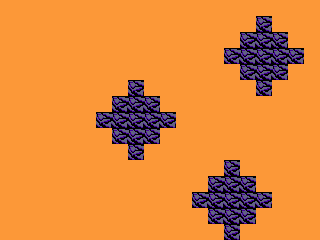

Tiled map render using the project's own tile images. Description and the map definition, with tile-layer contents summarised, below:
An orthogonal 20x15 tile map with 16x16 px tiles, 1 tile layer (Tile Layer 1) and 3 objects.

<map version="1.0" orientation="orthogonal" renderorder="right-down" width="20" height="15" tilewidth="16" tileheight="16" nextobjectid="5">
 <tileset firstgid="1" name="tiles" tilewidth="16" tileheight="16" tilecount="32">
  <image source="tiles.png" width="128" height="64" />
  <tile id="0">
   <properties>
    <property name="col" value="0" />
   </properties>
  </tile>
  <tile id="1">
   <properties>
    <property name="col" value="0" />
   </properties>
  </tile>
  <tile id="2">
   <properties>
    <property name="col" value="0" />
   </properties>
  </tile>
  <tile id="3">
   <properties>
    <property name="col" value="0" />
   </properties>
  </tile>
  <tile id="4">
   <properties>
    <property name="col" value="0" />
   </properties>
  </tile>
  <tile id="5">
   <properties>
    <property name="col" value="0" />
   </properties>
  </tile>
  <tile id="6">
   <properties>
    <property name="col" value="0" />
   </properties>
  </tile>
  <tile id="8">
   <properties>
    <property name="col" value="1" />
   </properties>
  </tile>
  <tile id="9">
   <properties>
    <property name="col" value="1" />
   </properties>
  </tile>
  <tile id="10">
   <properties>
    <property name="col" value="1" />
   </properties>
  </tile>
  <tile id="11">
   <properties>
    <property name="col" value="1" />
    <property name="die" value="" />
   </properties>
  </tile>
  <tile id="12">
   <properties>
    <property name="col" value="1" />
   </properties>
  </tile>
  <tile id="13">
   <properties>
    <property name="col" value="0" />
   </properties>
  </tile>
  <tile id="14">
   <properties>
    <property name="col" value="0" />
   </properties>
  </tile>
  <tile id="16">
   <properties>
    <property name="col" value="0" />
   </properties>
  </tile>
  <tile id="17">
   <properties>
    <property name="col" value="0" />
   </properties>
  </tile>
  <tile id="18">
   <properties>
    <property name="col" value="0" />
   </properties>
  </tile>
  <tile id="19">
   <properties>
    <property name="col" value="0" />
   </properties>
  </tile>
  <tile id="20">
   <properties>
    <property name="col" value="1" />
   </properties>
  </tile>
  <tile id="21">
   <properties>
    <property name="col" value="0" />
   </properties>
  </tile>
  <tile id="22">
   <properties>
    <property name="col" value="0" />
   </properties>
  </tile>
  <tile id="24">
   <properties>
    <property name="col" value="1" />
   </properties>
  </tile>
  <tile id="25">
   <properties>
    <property name="col" value="1" />
   </properties>
  </tile>
  <tile id="26">
   <properties>
    <property name="col" value="1" />
   </properties>
  </tile>
  <tile id="27">
   <properties>
    <property name="col" value="1" />
   </properties>
  </tile>
  <tile id="28">
   <properties>
    <property name="col" value="0" />
   </properties>
  </tile>
  <tile id="29">
   <properties>
    <property name="col" value="0" />
   </properties>
  </tile>
  <tile id="30">
   <properties>
    <property name="col" value="0" />
   </properties>
  </tile>
 </tileset>
 <layer name="Tile Layer 1" width="20" height="15">
  <data>[300 cells, 300 non-empty, 2 distinct tile ids]</data>
 </layer>
 <objectgroup name="Object Layer 1">
  <object id="1" gid="20" x="208" y="144" width="16" height="16">
   <properties>
    <property name="e" value="3" />
   </properties>
  </object>
  <object id="2" gid="20" x="176" y="64" width="16" height="16">
   <properties>
    <property name="e" value="3" />
   </properties>
  </object>
  <object id="3" gid="20" x="112" y="208" width="16" height="16">
   <properties>
    <property name="e" value="" />
   </properties>
  </object>
 </objectgroup>
</map>
